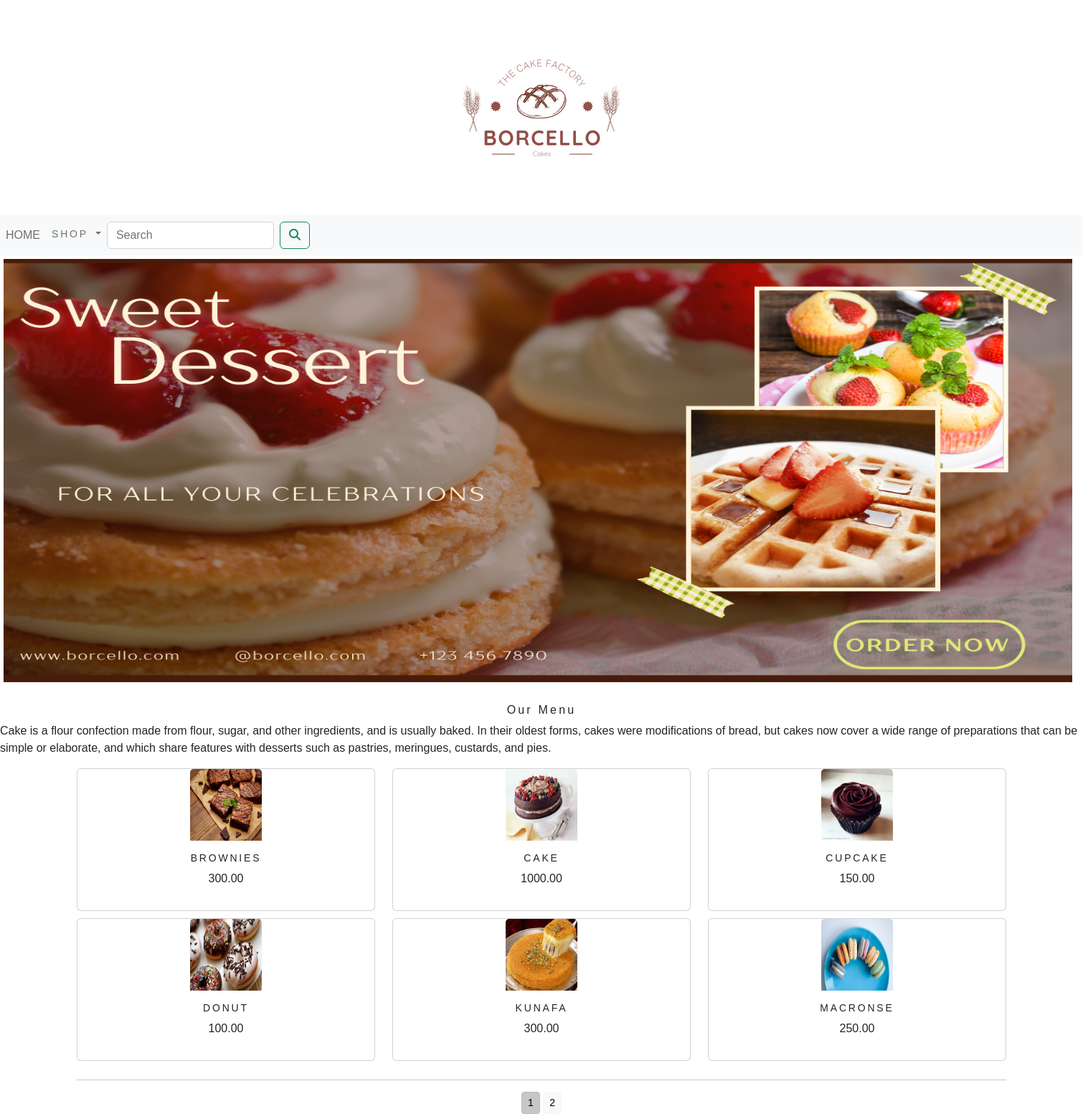
The app's page /shop/ with its own data.
### shop/models.py (models this page shows, shortened)
class Product(models.Model):
    name=models.CharField(max_length=250,unique=True)
    slug=models.SlugField(max_length=250,unique=True)
    description=models.TextField(blank=True)
    price=models.DecimalField(max_digits=10,decimal_places=2)
    category=models.ForeignKey(Category,on_delete=models.CASCADE)
    image=models.ImageField(upload_to='product',  blank=True)
    stock=models.IntegerField()
    available=models.BooleanField(default=True)
    created=models.DateTimeField(auto_now_add=True)
    updated=models.DateTimeField(auto_now=True)
    class Meta:
        ordering = ('name',)
        verbose_name = 'product'
        verbose_name_plural = 'products'
    def get_url(self):
        return reverse('shop:proCatDetail',args=[self.category.slug,self.slug])

### shop/views.py (the view)
# urls.py: path('',views.allProdCat,name='allProdCat'),
def allProdCat(request,c_slug=None):
    c_page=None
    products_list=None
    if c_slug!=None:
        c_page=get_object_or_404(Category,slug=c_slug)
        products_list=Product.objects.all().filter(category=c_page,available=True)
    else:
        products_list=Product.objects.all().filter(available=True)
    paginator=Paginator(products_list,6)
    try:
        page=int(request.GET.get('page','1'))
    except:
        page=1
    try:
        products=paginator.page(page)
    except (EmptyPage,InvalidPage):
        products=paginator.page(paginator.num_pages)
    return render(request,"category.html",{'category':c_page,'products':products})

### cart/context_processors.py (called while the page is built)
def counter(request):
    item_count=0
    if 'admin' in request.path:
        return {}
    else:
        try:
            cart=Cart.objects.filter(cart_id=_cart_id(request))
            cart_items=CartItem.objects.all().filter(cart=cart[:1])
            for cart_item in cart_items:
                item_count += cart_item.quantity
        except Cart.DeosNotExist:
            item_count =0
    return  dict(item_count=item_count)

### cart/views.py (called while the page is built)
def _cart_id(request):
    cart=request.session.session_key
    if not cart:
        cart=request.session.create()
    return cart

### shop/context_processors.py (called while the page is built)
def menu_links(request):
    links=Category.objects.all()
    return dict(links=links)

### shop/models.py (called while the page is built)
    def get_url(self):
        return reverse('shop:products_by_category',args=[self.slug])

### TEMPLATES/category.html (shortened to what this page needs)
{% extends 'base.html' %}
{% load static %}
{% block body %}
<div class="mx_auto">
    {% if category %}
        <img class="my_image" src="{{category.image.url}}" alt="{{category.name}}">
</div>
    <br>
<div>
        <h1 class="text-center my_title">{{category.name}}</h1>
        <p class="text-justify-content">{{category.description}}</p>
</div>
    {% else %}
<div>
    <img class="my_image my_image_padding" src="{% static 'img/banner.png' %}" alt="Our Products" style="width:1500px;height:600px;">
</div>
     <br>
<div>
    <h3 class="text-center my_title"> Our Menu</h3>
    <p class="text-justify-content">Cake is a flour confection made from flour, sugar, and other ingredients, and is usually baked. In their oldest forms, cakes were modifications of bread, but cakes now cover a wide range of preparations that can be simple or elaborate, and which share features with desserts such as pastries, meringues, custards, and pies.</p>
</div>
    {% endif %}
<div class="container">
    <div class="row mx_auto">
        {% for product in products.object_list    %}
        <div class="my_bottom_margin col-9 col-sm-12 col-md-4  xol-lg-4" >
            <div class="card text-center" style="min-width:18rem;">
                <a href="{{product.get_url}}"><img class="card-img-top my_image" src="{{product.image.url}}" alt="{{product.name}}" style="width:100px;height:100px;"></a>
            <div class="card-body">
                <h4>{{product.name}}</h4>
                <p>{{product.price}}</p>
            </div>
            </div>
        </div>
        {% endfor %}
    </div>
    <div class="mx-auto">
        <hr>
        <div class="text-center">
            {% for pg in products.paginator.page_range %}
            <a href="?page={{pg}}" class="btn btn-light btn-sm {% if products.number == pg %} active {% endif %}">{{pg }}</a>
             {% endfor %}
        </div>
    </div>
</div>
{% endblock %}

### TEMPLATES/base.html (shortened to what this page needs)
{% load static %}
<!DOCTYPE html>
<html lang="en">
<head>
         <link href="https://cdn.jsdelivr.net/npm/bootstrap@5.2.0/dist/css/bootstrap.min.css" rel="stylesheet">
           <link rel="stylesheet" href="{% static 'css/custom.css' %}">
</head>
<body class="d-flex flex-column min-vh-100">
<div>
{% include 'header.html' %}
{% include 'navbar.html' %}
{% block body %}
{% endblock %}
</div>
</body>
</html>

### TEMPLATES/header.html
{% load static %}
<header>
    <center>
        <a href="{% url 'shop:allProdCat' %}"> <img src="{% static 'img/logo1.png' %}" alt="logoimage"></a>
    </center>
</header>

### TEMPLATES/navbar.html (shortened to what this page needs)
<nav class="navbar navbar-expand-lg navbar-light bg-light">
  <div class="container_fluid">
  <div class="collapse navbar-collapse" id="navbarSupportedContent">
    <ul class="navbar-nav me-auto mb-2 mb-lg-0">
        <li class=nav-item">
            <a class="nav-link" href="">HOME</a>
        </li>
      <li class="nav-item dropdown {% if 'shop' in request.path %} active {% endif %}">
        <a class="nav-link dropdown-toggle" href="#" id="navbarDropdown" role="button" data-toggle="dropdown" aria-haspopup="true" aria-expanded="false">
          Shop
        </a>
      </li>
    </ul>
    <form class="d-flex" action="{% url 'search_app:SearchResult' %}" method="get">
      <input class="form-control me-2" type="search" placeholder="Search" name="q"  aria-label="Search">
      <button class="btn btn-outline-success" type="submit"><i class="fa fa-search"></i></button>
    </form>
  </div>
 </div>
</nav>

### static/css/custom.css (style rules this page uses)
body { font-family: 'Poppins', sans-serif; }
.nav-item { letter-spacing :.2em; font-size :14px; text-transform :uppercase }
.my_image { width:100%; height:auto; }
.my_title { font-size:16px; text_transform:uppercase; letter-spacing:.2em }
.my_image_padding { padding:5px }
.my_bottom_margin { margin-bottom:10px }
.card-body h4 { font-size:14px; text-transform:uppercase; letter-spacing:.2em }

### records on screen
Product: image (picture), name "BROWNIES", price "300.00"
Product: image (picture), name "CAKE", price "1000.00"
Product: image (picture), name "CUPCAKE", price "150.00"
Product: image (picture), name "DONUT", price "100.00"
Product: image (picture), name "KUNAFA", price "300.00"
Product: image (picture), name "MACRONSE", price "250.00"

### other values on screen
{{ pg }} "1" "2"
